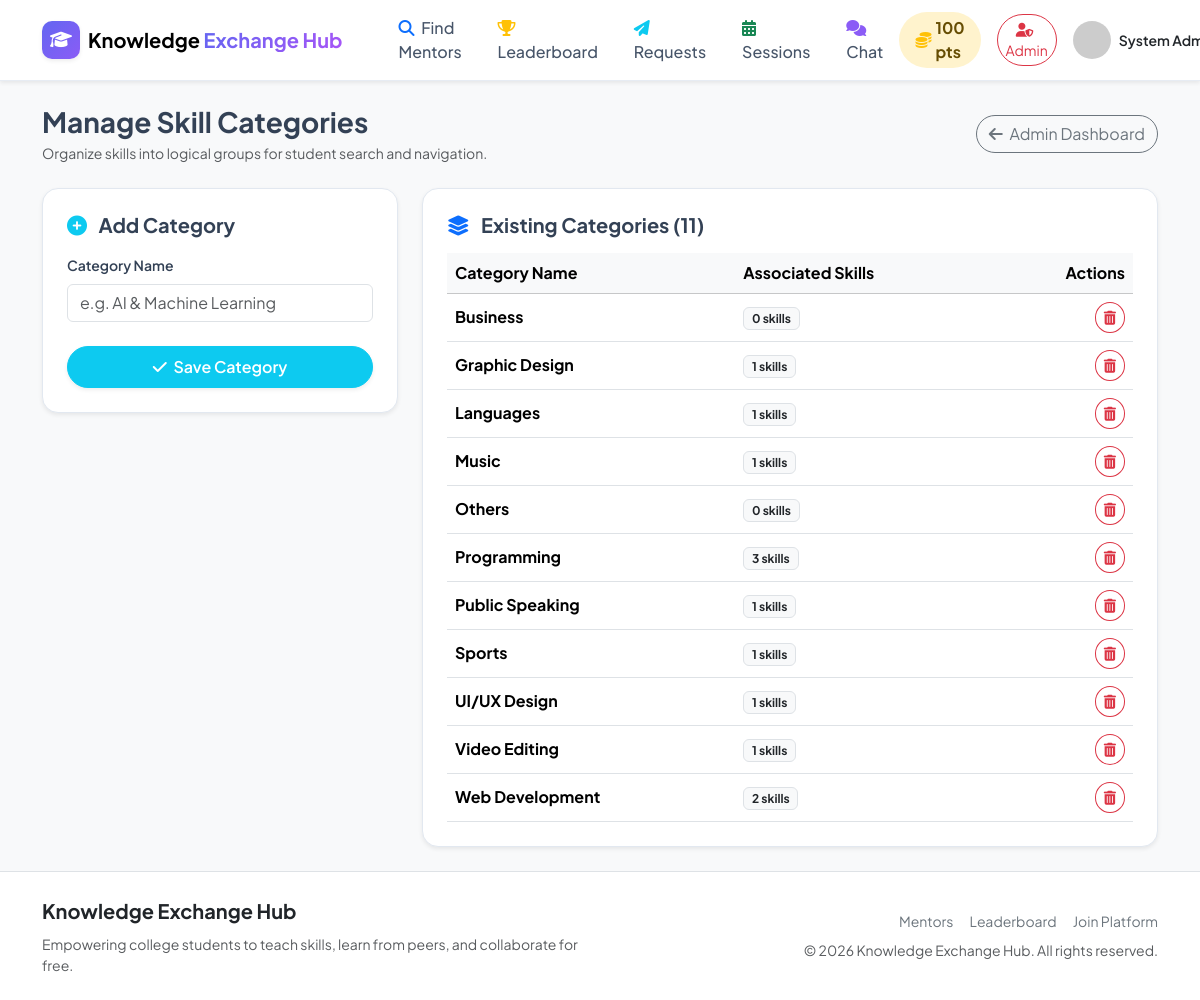
Screenshot of /admin/categories.php (signed in) with the database file from the repository.
### tables this page shows
CREATE TABLE IF NOT EXISTS `users` (
  `id` INT AUTO_INCREMENT PRIMARY KEY,
  `name` VARCHAR(100) NOT NULL,
  `email` VARCHAR(150) NOT NULL UNIQUE,
  `password` VARCHAR(255) NOT NULL,
  `profile_photo` VARCHAR(255) DEFAULT 'default_avatar.png',
  `college` VARCHAR(150) DEFAULT NULL,
  `department` VARCHAR(100) DEFAULT NULL,
  `bio` TEXT DEFAULT NULL,
  `points` INT DEFAULT 0,
  `is_admin` TINYINT(1) DEFAULT 0,
  `is_blocked` TINYINT(1) DEFAULT 0,
  `created_at` DATETIME DEFAULT CURRENT_TIMESTAMP
);

CREATE TABLE IF NOT EXISTS `categories` (
  `id` INT AUTO_INCREMENT PRIMARY KEY,
  `category_name` VARCHAR(100) NOT NULL UNIQUE,
  `created_at` DATETIME DEFAULT CURRENT_TIMESTAMP
);

### includes/functions.php (called while the page is built, shortened)
<?php
function e($string) {
    return htmlspecialchars($string ?? '', ENT_QUOTES, 'UTF-8');
}
?>

### admin/categories.php (the view, shortened to what this page needs)
<?php
require_once __DIR__ . '/../includes/admin-check.php';
require_once __DIR__ . '/../includes/functions.php';
$categories = $pdo->query("
    SELECT c.*,
           (SELECT COUNT(id) FROM skills WHERE category_id = c.id) as total_skills
    FROM categories c
    ORDER BY c.category_name ASC
")->fetchAll();
require_once __DIR__ . '/../includes/header.php';
require_once __DIR__ . '/../includes/navbar.php';
?>
<div class="container py-4">
    <div class="d-flex justify-content-between align-items-center mb-4">
        <div>
            <h3 class="fw-bold mb-1">Manage Skill Categories</h3>
            <p class="text-muted small mb-0">Organize skills into logical groups for student search and navigation.</p>
        </div>
        <a href="dashboard.php" class="btn btn-outline-secondary rounded-pill"><i class="fas fa-arrow-left me-1"></i> Admin Dashboard</a>
    </div>
    <div class="row g-4">
        <div class="col-lg-4">
            <div class="keh-card p-4 shadow-sm">
                <h5 class="fw-bold mb-3"><i class="fas fa-plus-circle text-info me-2"></i> Add Category</h5>
                <form action="categories.php" method="POST">
                    <div class="mb-4">
                        <label for="category_name" class="form-label fw-semibold small">Category Name</label>
                        <input type="text" class="form-control" id="category_name" name="category_name" required placeholder="e.g. AI &amp; Machine Learning">
                    </div>
                    <button type="submit" class="btn btn-info text-white w-100 rounded-pill py-2 fw-semibold shadow-sm">
                        <i class="fas fa-check me-1"></i> Save Category
                    </button>
                </form>
            </div>
        </div>
        <div class="col-lg-8">
            <div class="keh-card p-4 shadow-sm">
                <h5 class="fw-bold mb-3"><i class="fas fa-layer-group text-primary me-2"></i> Existing Categories (<?= count($categories) ?>)</h5>
                <div class="table-responsive">
                    <table class="table table-hover align-middle mb-0">
                        <thead class="table-light">
                            <tr>
                                <th>Category Name</th>
                                <th>Associated Skills</th>
                                <th class="text-end">Actions</th>
                            </tr>
                        </thead>
                        <tbody>
                            <?php foreach ($categories as $cat): ?>
                                <tr>
                                    <td class="fw-bold"><?= e($cat['category_name']) ?></td>
                                    <td><span class="badge bg-light text-dark border"><?= (int)$cat['total_skills'] ?> skills</span></td>
                                    <td class="text-end">
                                        <a href="categories.php?action=delete&id=<?= $cat['id'] ?>" class="btn btn-sm btn-outline-danger rounded-circle" onclick="return confirm('Delete this category and its associated skills?');" title="Delete">
                                            <i class="fas fa-trash-alt"></i>
                                        </a>
                                    </td>
                                </tr>
                            <?php endforeach; ?>
                        </tbody>
                    </table>
                </div>
            </div>
        </div>
    </div>
</div>
<?php require_once __DIR__ . '/../includes/footer.php'; ?>

### includes/navbar.php (shortened to what this page needs)
<?php
require_once __DIR__ . '/functions.php';
$is_logged_in = isset($_SESSION['user_id']);
$user = null;
if ($is_logged_in && isset($pdo)) {
    $stmt = $pdo->prepare("SELECT * FROM users WHERE id = ?");
    $stmt->execute([$_SESSION['user_id']]);
    $user = $stmt->fetch();
}
?>
<nav class="navbar navbar-expand-lg sticky-top custom-navbar shadow-sm">
    <div class="container">
        <a class="navbar-brand d-flex align-items-center gap-2" href="/KEH/index.php">
            <div class="brand-icon shadow-sm">
                <i class="fas fa-graduation-cap"></i>
            </div>
            <span class="brand-text fw-bold">Knowledge <span class="text-primary-gradient">Exchange Hub</span></span>
        </a>
        <div class="collapse navbar-collapse" id="navbarMain">
            <ul class="navbar-nav me-auto mb-2 mb-lg-0 ms-lg-4 gap-lg-1">
                <li class="nav-item">
                    <a class="nav-link px-3" href="/KEH/find-mentor.php"><i class="fas fa-search me-1 text-primary"></i> Find Mentors</a>
                </li>
                <li class="nav-item">
                    <a class="nav-link px-3" href="/KEH/leaderboard.php"><i class="fas fa-trophy me-1 text-warning"></i> Leaderboard</a>
                </li>
                <?php if ($is_logged_in): ?>
                <li class="nav-item">
                    <a class="nav-link px-3 position-relative" href="/KEH/requests.php">
                        <i class="fas fa-paper-plane me-1 text-info"></i> Requests
                    </a>
                </li>
                <li class="nav-item">
                    <a class="nav-link px-3" href="/KEH/my-sessions.php"><i class="fas fa-calendar-alt me-1 text-success"></i> Sessions</a>
                </li>
                <li class="nav-item">
                    <a class="nav-link px-3 position-relative" href="/KEH/chat.php">
                        <i class="fas fa-comments me-1 text-purple"></i> Chat
                    </a>
                </li>
                <?php endif; ?>
            </ul>
            <div class="d-flex align-items-center gap-3">
                <?php if ($is_logged_in && $user): ?>
                    <div class="points-pill bg-warning-subtle text-warning-emphasis fw-bold px-3 py-1 rounded-pill shadow-xs d-flex align-items-center gap-1" title="Your Total Points">
                        <i class="fas fa-coins text-warning"></i> <?= (int)$user['points'] ?> pts
                    </div>
                    <?php if (!empty($user['is_admin'])): ?>
                        <a href="/KEH/admin/dashboard.php" class="btn btn-outline-danger btn-sm rounded-pill font-weight-bold">
                            <i class="fas fa-user-shield me-1"></i> Admin
                        </a>
                    <?php endif; ?>
                    <div class="dropdown">
                        <a class="d-flex align-items-center text-decoration-none dropdown-toggle text-dark" href="#" role="button" data-bs-toggle="dropdown" aria-expanded="false">
                            <img src="/KEH/uploads/profile_photos/<?= e($user['profile_photo'] ?? 'default_avatar.png') ?>"
                                 onerror="this.src='https://ui-avatars.com/api/?name=<?= urlencode($user['name']) ?>&background=6366f1&color=fff';"
                                 alt="Profile" class="avatar-sm rounded-circle me-2 object-fit-cover shadow-xs" width="38" height="38">
                            <span class="fw-semibold small d-none d-md-inline-block"><?= e($user['name']); ?></span>
                        </a>
                    </div>
                <?php else: ?>
                    <a href="/KEH/login.php" class="btn btn-light text-primary fw-semibold px-4 rounded-pill">Log In</a>
                    <a href="/KEH/register.php" class="btn btn-primary fw-semibold px-4 rounded-pill shadow-sm">Get Started</a>
                <?php endif; ?>
            </div>
        </div>
    </div>
</nav>

### assets/css/custom.css (style rules this page uses)
:root { --primary-color: #6366f1; --primary-hover: #4f46e5; --primary-light: #eef2ff; --secondary-color: #06b6d4; --dark-color: #0f172a; --card-border: #e2e8f0; --purple-color: #8b5cf6; --font-main: 'Plus Jakarta Sans', -apple-system, BlinkMacSystemFont, sans-serif; }
body { font-family: var(--font-main); color: #334155; background-color: #f8fafc !important; }
.text-primary-gradient { background: linear-gradient(135deg, #6366f1 0%, #a855f7 100%); -webkit-background-clip: text; -webkit-text-fill-color: transparent; }
.custom-navbar { background-color: rgba(255, 255, 255, 0.92); backdrop-filter: blur(10px); border-bottom: 1px solid rgba(226, 232, 240, 0.8); }
.brand-icon { width: 38px; height: 38px; background: linear-gradient(135deg, #6366f1 0%, #8b5cf6 100%); color: white; border-radius: 10px; display: flex; align-items: center; justify-content: center; font-size: 1.1rem; }
.nav-link { font-weight: 500; color: #475569 !important; transition: color 0.2s ease; }
.keh-card { background: #ffffff; border: 1px solid var(--card-border); border-radius: 16px; transition: transform 0.25s ease, box-shadow 0.25s ease; }
.text-purple { color: #8b5cf6 !important; }

### rows the page displays
users: points "100", name "System…"
categories: category_name "Business", total_skills "0"
categories: category_name "Graphic Design", total_skills "1"
categories: category_name "Languages", total_skills "1"
categories: category_name "Music", total_skills "1"
categories: category_name "Others", total_skills "0"
categories: category_name "Programming", total_skills "3"
categories: category_name "Public Speaking", total_skills "1"
categories: category_name "Sports", total_skills "1"
categories: category_name "UI/UX Design", total_skills "1"
categories: category_name "Video Editing", total_skills "1"
categories: category_name "Web Development", total_skills "2"

### other values shown
count($categories) "11"
